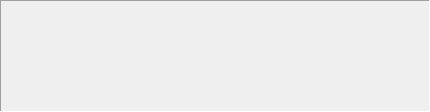
<ui version="4.0" >
 <class>RadioMiniControls</class>
 <widget class="QFrame" name="RadioMiniControls" >
  <property name="geometry" >
   <rect>
    <x>0</x>
    <y>0</y>
    <width>430</width>
    <height>112</height>
   </rect>
  </property>
  <property name="windowTitle" >
   <string>Form</string>
  </property>
  <property name="frameShape" >
   <enum>QFrame::Panel</enum>
  </property>
  <property name="frameShadow" >
   <enum>QFrame::Sunken</enum>
  </property>
  <property name="midLineWidth" >
   <number>0</number>
  </property>
  <layout class="QHBoxLayout" >
   <property name="leftMargin" >
    <number>6</number>
   </property>
   <property name="topMargin" >
    <number>8</number>
   </property>
   <property name="rightMargin" >
    <number>6</number>
   </property>
   <property name="bottomMargin" >
    <number>8</number>
   </property>
   <item>
    <layout class="QHBoxLayout" >
     <property name="spacing" >
      <number>0</number>
     </property>
     <property name="sizeConstraint" >
      <enum>QLayout::SetFixedSize</enum>
     </property>
     <item>
      <widget class="ImageButton" name="play" >
       <property name="enabled" >
        <bool>true</bool>
       </property>
       <property name="sizePolicy" >
        <sizepolicy vsizetype="Fixed" hsizetype="Maximum" >
         <horstretch>0</horstretch>
         <verstretch>0</verstretch>
        </sizepolicy>
       </property>
       <property name="maximumSize" >
        <size>
         <width>54</width>
         <height>54</height>
        </size>
       </property>
       <property name="focusPolicy" >
        <enum>Qt::NoFocus</enum>
       </property>
       <property name="text" >
        <string/>
       </property>
       <property name="icon" >
        <iconset resource="../qrc/client.qrc" >
         <normaloff>:/play.png</normaloff>:/play.png</iconset>
       </property>
       <property name="iconSize" >
        <size>
         <width>54</width>
         <height>54</height>
        </size>
       </property>
       <property name="checkable" >
        <bool>true</bool>
       </property>
       <property name="checked" >
        <bool>false</bool>
       </property>
       <property name="autoDefault" >
        <bool>false</bool>
       </property>
       <property name="default" >
        <bool>false</bool>
       </property>
       <property name="flat" >
        <bool>true</bool>
       </property>
      </widget>
     </item>
     <item>
      <widget class="ImageButton" name="skip" >
       <property name="sizePolicy" >
        <sizepolicy vsizetype="Fixed" hsizetype="Maximum" >
         <horstretch>0</horstretch>
         <verstretch>0</verstretch>
        </sizepolicy>
       </property>
       <property name="maximumSize" >
        <size>
         <width>38</width>
         <height>38</height>
        </size>
       </property>
       <property name="text" >
        <string/>
       </property>
       <property name="icon" >
        <iconset resource="../qrc/client.qrc" >
         <normaloff>:/skip.png</normaloff>:/skip.png</iconset>
       </property>
       <property name="iconSize" >
        <size>
         <width>38</width>
         <height>38</height>
        </size>
       </property>
       <property name="autoDefault" >
        <bool>false</bool>
       </property>
       <property name="default" >
        <bool>false</bool>
       </property>
       <property name="flat" >
        <bool>true</bool>
       </property>
      </widget>
     </item>
    </layout>
   </item>
  </layout>
 </widget>
 <customwidgets>
  <customwidget>
   <class>ImageButton</class>
   <extends>QPushButton</extends>
   <header>widgets/ImageButton.h</header>
  </customwidget>
 </customwidgets>
 <resources>
  <include location="../qrc/client.qrc" />
 </resources>
 <connections/>
</ui>
